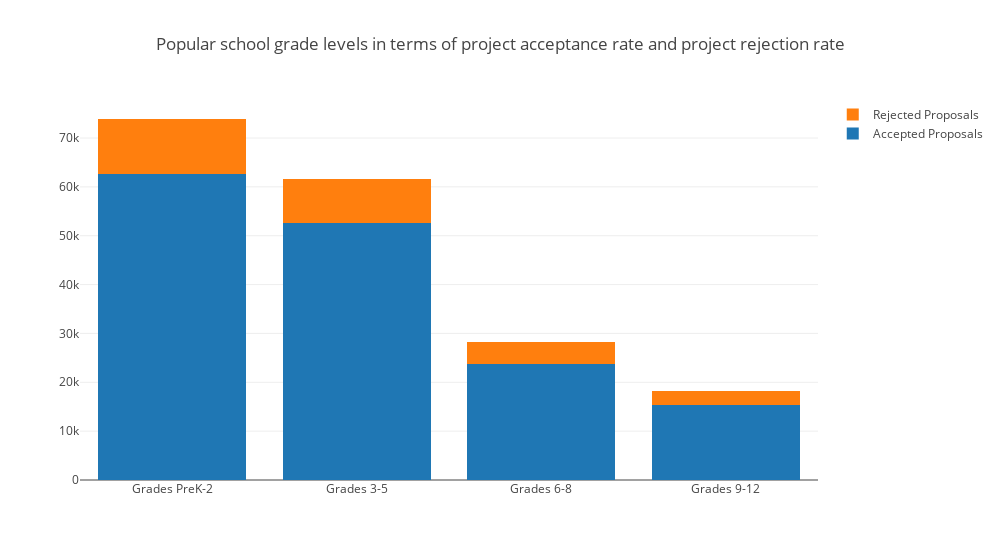

Source (notebook cell):
### Markdown cell above
### 5.4 Influence of School Grade on % approved

### Code cell
temp = train_data["project_grade_category"].value_counts()
#print(temp.values)
temp_y0 = []
temp_y1 = []
for val in temp.index:
    temp_y1.append(np.sum(target_data[train_data["project_grade_category"]==val] == 1))
    temp_y0.append(np.sum(target_data[train_data["project_grade_category"]==val] == 0))    
trace1 = go.Bar(
    x = temp.index,
    y = temp_y1,
    name='Accepted Proposals'
)
trace2 = go.Bar(
    x = temp.index,
    y = temp_y0, 
    name='Rejected Proposals'
)

data = [trace1, trace2]
layout = go.Layout(
    title = "Popular school grade levels in terms of project acceptance rate and project rejection rate",
    barmode='stack',
    width = 1000
)

fig = go.Figure(data=data, layout=layout)
py.iplot(fig)

### Figure 1 — Plotly figure (JSON) as saved in the notebook; plotly's stock layout.template omitted (floating-point values rounded to 4 significant figures)
{"data": [{"name": "Accepted Proposals", "type": "bar", "x": ["Grades PreK-2", "Grades 3-5", "Grades 6-8", "Grades 9-12"], "y": [62594, 52675, 23783, 15294]}, {"name": "Rejected Proposals", "type": "bar", "x": ["Grades PreK-2", "Grades 3-5", "Grades 6-8", "Grades 9-12"], "y": [11296, 9007, 4414, 3017]}], "layout": {"barmode": "stack", "title": "Popular school grade levels in terms of project acceptance rate and project rejection rate", "width": 1000}}
